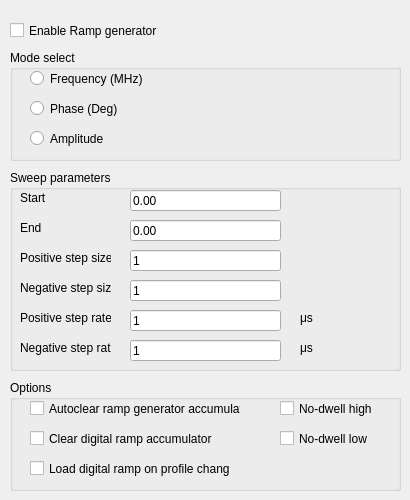
    <widget class="QWidget" name="Ramp_gen">
     <property name="enabled">
      <bool>true</bool>
     </property>
     <attribute name="title">
      <string>DDS ramp generator</string>
     </attribute>
     <widget class="QCheckBox" name="checkBox">
      <property name="geometry">
       <rect>
        <x>10</x>
        <y>10</y>
        <width>151</width>
        <height>41</height>
       </rect>
      </property>
      <property name="text">
       <string>Enable Ramp generator</string>
      </property>
     </widget>
     <widget class="QGroupBox" name="DRG_mode_GB">
      <property name="geometry">
       <rect>
        <x>10</x>
        <y>50</y>
        <width>391</width>
        <height>111</height>
       </rect>
      </property>
      <property name="autoFillBackground">
       <bool>true</bool>
      </property>
      <property name="title">
       <string>Mode select</string>
      </property>
      <property name="checkable">
       <bool>false</bool>
      </property>
      <widget class="QRadioButton" name="DRG_freq_cntrl">
       <property name="geometry">
        <rect>
         <x>20</x>
         <y>20</y>
         <width>121</width>
         <height>17</height>
        </rect>
       </property>
       <property name="text">
        <string>Frequency (MHz)</string>
       </property>
      </widget>
      <widget class="QRadioButton" name="DRG_phase_cntrl">
       <property name="geometry">
        <rect>
         <x>20</x>
         <y>50</y>
         <width>121</width>
         <height>17</height>
        </rect>
       </property>
       <property name="text">
        <string>Phase (Deg)</string>
       </property>
      </widget>
      <widget class="QRadioButton" name="DRG_amp_cntrl">
       <property name="geometry">
        <rect>
         <x>20</x>
         <y>80</y>
         <width>121</width>
         <height>17</height>
        </rect>
       </property>
       <property name="text">
        <string>Amplitude</string>
       </property>
      </widget>
     </widget>
     <widget class="QGroupBox" name="DRG_options_GB">
      <property name="geometry">
       <rect>
        <x>10</x>
        <y>380</y>
        <width>391</width>
        <height>111</height>
       </rect>
      </property>
      <property name="autoFillBackground">
       <bool>true</bool>
      </property>
      <property name="title">
       <string>Options</string>
      </property>
      <widget class="QCheckBox" name="AutoclearDRG">
       <property name="geometry">
        <rect>
         <x>20</x>
         <y>20</y>
         <width>211</width>
         <height>17</height>
        </rect>
       </property>
       <property name="text">
        <string>Autoclear ramp generator accumulator</string>
       </property>
      </widget>
      <widget class="QCheckBox" name="Clear_DRA">
       <property name="geometry">
        <rect>
         <x>20</x>
         <y>50</y>
         <width>201</width>
         <height>17</height>
        </rect>
       </property>
       <property name="text">
        <string>Clear digital ramp accumulator</string>
       </property>
      </widget>
      <widget class="QCheckBox" name="Load_DRR">
       <property name="geometry">
        <rect>
         <x>20</x>
         <y>80</y>
         <width>201</width>
         <height>17</height>
        </rect>
       </property>
       <property name="text">
        <string>Load digital ramp on profile change</string>
       </property>
      </widget>
      <widget class="QCheckBox" name="No_dwell_high">
       <property name="geometry">
        <rect>
         <x>270</x>
         <y>20</y>
         <width>201</width>
         <height>17</height>
        </rect>
       </property>
       <property name="text">
        <string>No-dwell high</string>
       </property>
      </widget>
      <widget class="QCheckBox" name="No_dwell_low">
       <property name="geometry">
        <rect>
         <x>270</x>
         <y>50</y>
         <width>201</width>
         <height>17</height>
        </rect>
       </property>
       <property name="text">
        <string>No-dwell low</string>
       </property>
      </widget>
     </widget>
     <widget class="QGroupBox" name="GB_Sweep_params">
      <property name="geometry">
       <rect>
        <x>10</x>
        <y>170</y>
        <width>391</width>
        <height>201</height>
       </rect>
      </property>
      <property name="autoFillBackground">
       <bool>true</bool>
      </property>
      <property name="title">
       <string>Sweep parameters</string>
      </property>
      <widget class="QLineEdit" name="Sweep_start">
       <property name="geometry">
        <rect>
         <x>120</x>
         <y>20</y>
         <width>151</width>
         <height>21</height>
        </rect>
       </property>
       <property name="text">
        <string>0.00</string>
       </property>
      </widget>
      <widget class="QLabel" name="label_10">
       <property name="geometry">
        <rect>
         <x>10</x>
         <y>20</y>
         <width>61</width>
         <height>16</height>
        </rect>
       </property>
       <property name="text">
        <string>Start</string>
       </property>
      </widget>
      <widget class="QLabel" name="label_13">
       <property name="geometry">
        <rect>
         <x>10</x>
         <y>50</y>
         <width>61</width>
         <height>16</height>
        </rect>
       </property>
       <property name="text">
        <string>End</string>
       </property>
      </widget>
      <widget class="QLineEdit" name="Sweep_end">
       <property name="geometry">
        <rect>
         <x>120</x>
         <y>50</y>
         <width>151</width>
         <height>21</height>
        </rect>
       </property>
       <property name="text">
        <string>0.00</string>
       </property>
      </widget>
      <widget class="QLineEdit" name="Pos_step">
       <property name="geometry">
        <rect>
         <x>120</x>
         <y>80</y>
         <width>151</width>
         <height>21</height>
        </rect>
       </property>
       <property name="text">
        <string>1</string>
       </property>
      </widget>
      <widget class="QLabel" name="label_14">
       <property name="geometry">
        <rect>
         <x>10</x>
         <y>80</y>
         <width>91</width>
         <height>16</height>
        </rect>
       </property>
       <property name="text">
        <string>Positive step size</string>
       </property>
      </widget>
      <widget class="QLineEdit" name="Neg_step">
       <property name="geometry">
        <rect>
         <x>120</x>
         <y>110</y>
         <width>151</width>
         <height>21</height>
        </rect>
       </property>
       <property name="text">
        <string>1</string>
       </property>
      </widget>
      <widget class="QLabel" name="label_15">
       <property name="geometry">
        <rect>
         <x>10</x>
         <y>110</y>
         <width>91</width>
         <height>16</height>
        </rect>
       </property>
       <property name="text">
        <string>Negative step size</string>
       </property>
      </widget>
      <widget class="QLineEdit" name="Pos_step_2">
       <property name="geometry">
        <rect>
         <x>120</x>
         <y>140</y>
         <width>151</width>
         <height>21</height>
        </rect>
       </property>
       <property name="text">
        <string>1</string>
       </property>
      </widget>
      <widget class="QLineEdit" name="Neg_step_2">
       <property name="geometry">
        <rect>
         <x>120</x>
         <y>170</y>
         <width>151</width>
         <height>21</height>
        </rect>
       </property>
       <property name="text">
        <string>1</string>
       </property>
      </widget>
      <widget class="QLabel" name="label_16">
       <property name="geometry">
        <rect>
         <x>10</x>
         <y>140</y>
         <width>91</width>
         <height>16</height>
        </rect>
       </property>
       <property name="text">
        <string>Positive step rate</string>
       </property>
      </widget>
      <widget class="QLabel" name="label_17">
       <property name="geometry">
        <rect>
         <x>10</x>
         <y>170</y>
         <width>91</width>
         <height>16</height>
        </rect>
       </property>
       <property name="text">
        <string>Negative step rate</string>
       </property>
      </widget>
      <widget class="QLabel" name="label_81">
       <property name="geometry">
        <rect>
         <x>290</x>
         <y>140</y>
         <width>21</width>
         <height>16</height>
        </rect>
       </property>
       <property name="text">
        <string>μs</string>
       </property>
      </widget>
      <widget class="QLabel" name="label_82">
       <property name="geometry">
        <rect>
         <x>290</x>
         <y>170</y>
         <width>21</width>
         <height>16</height>
        </rect>
       </property>
       <property name="text">
        <string>μs</string>
       </property>
      </widget>
     </widget>
    </widget>
